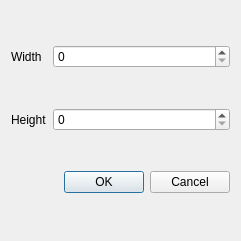
<?xml version="1.0" encoding="UTF-8"?>
<ui version="4.0">
 <class>ResizeWindow</class>
 <widget class="QDialog" name="ResizeWindow">
  <property name="windowModality">
   <enum>Qt::ApplicationModal</enum>
  </property>
  <property name="geometry">
   <rect>
    <x>0</x>
    <y>0</y>
    <width>241</width>
    <height>241</height>
   </rect>
  </property>
  <property name="windowTitle">
   <string>Image Size</string>
  </property>
  <property name="windowOpacity">
   <double>1.000000000000000</double>
  </property>
  <layout class="QGridLayout" name="gridLayout">
   <item row="0" column="1">
    <widget class="QSpinBox" name="widthSpin">
     <property name="minimum">
      <number>0</number>
     </property>
     <property name="maximum">
      <number>30000</number>
     </property>
     <property name="singleStep">
      <number>10</number>
     </property>
     <property name="value">
      <number>0</number>
     </property>
    </widget>
   </item>
   <item row="2" column="1">
    <widget class="QDialogButtonBox" name="buttonBox">
     <property name="orientation">
      <enum>Qt::Horizontal</enum>
     </property>
     <property name="standardButtons">
      <set>QDialogButtonBox::Cancel|QDialogButtonBox::Ok</set>
     </property>
    </widget>
   </item>
   <item row="1" column="1">
    <widget class="QSpinBox" name="heightSpin">
     <property name="minimum">
      <number>0</number>
     </property>
     <property name="maximum">
      <number>30000</number>
     </property>
     <property name="singleStep">
      <number>10</number>
     </property>
     <property name="value">
      <number>0</number>
     </property>
    </widget>
   </item>
   <item row="0" column="0">
    <widget class="QLabel" name="widthLabel">
     <property name="text">
      <string>Width</string>
     </property>
     <property name="buddy">
      <cstring>widthSpin</cstring>
     </property>
    </widget>
   </item>
   <item row="1" column="0">
    <widget class="QLabel" name="heightLabel">
     <property name="text">
      <string>Height</string>
     </property>
     <property name="buddy">
      <cstring>heightSpin</cstring>
     </property>
    </widget>
   </item>
  </layout>
 </widget>
 <resources/>
 <connections>
  <connection>
   <sender>buttonBox</sender>
   <signal>accepted()</signal>
   <receiver>ResizeWindow</receiver>
   <slot>accept()</slot>
   <hints>
    <hint type="sourcelabel">
     <x>167</x>
     <y>98</y>
    </hint>
    <hint type="destinationlabel">
     <x>157</x>
     <y>92</y>
    </hint>
   </hints>
  </connection>
  <connection>
   <sender>buttonBox</sender>
   <signal>rejected()</signal>
   <receiver>ResizeWindow</receiver>
   <slot>reject()</slot>
   <hints>
    <hint type="sourcelabel">
     <x>167</x>
     <y>104</y>
    </hint>
    <hint type="destinationlabel">
     <x>173</x>
     <y>92</y>
    </hint>
   </hints>
  </connection>
 </connections>
</ui>
